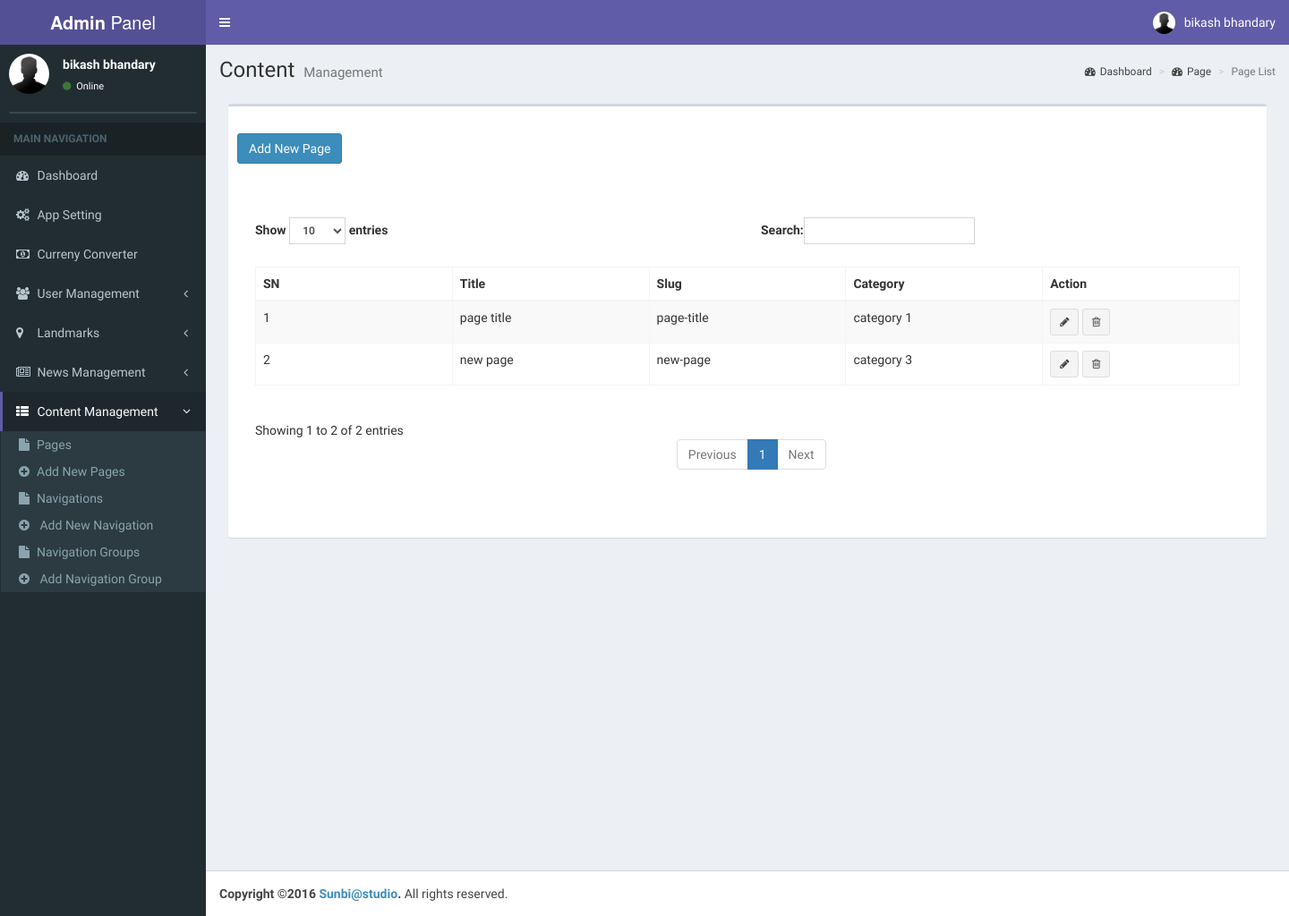
The page /admin/page (signed in) on the database as committed earlier.
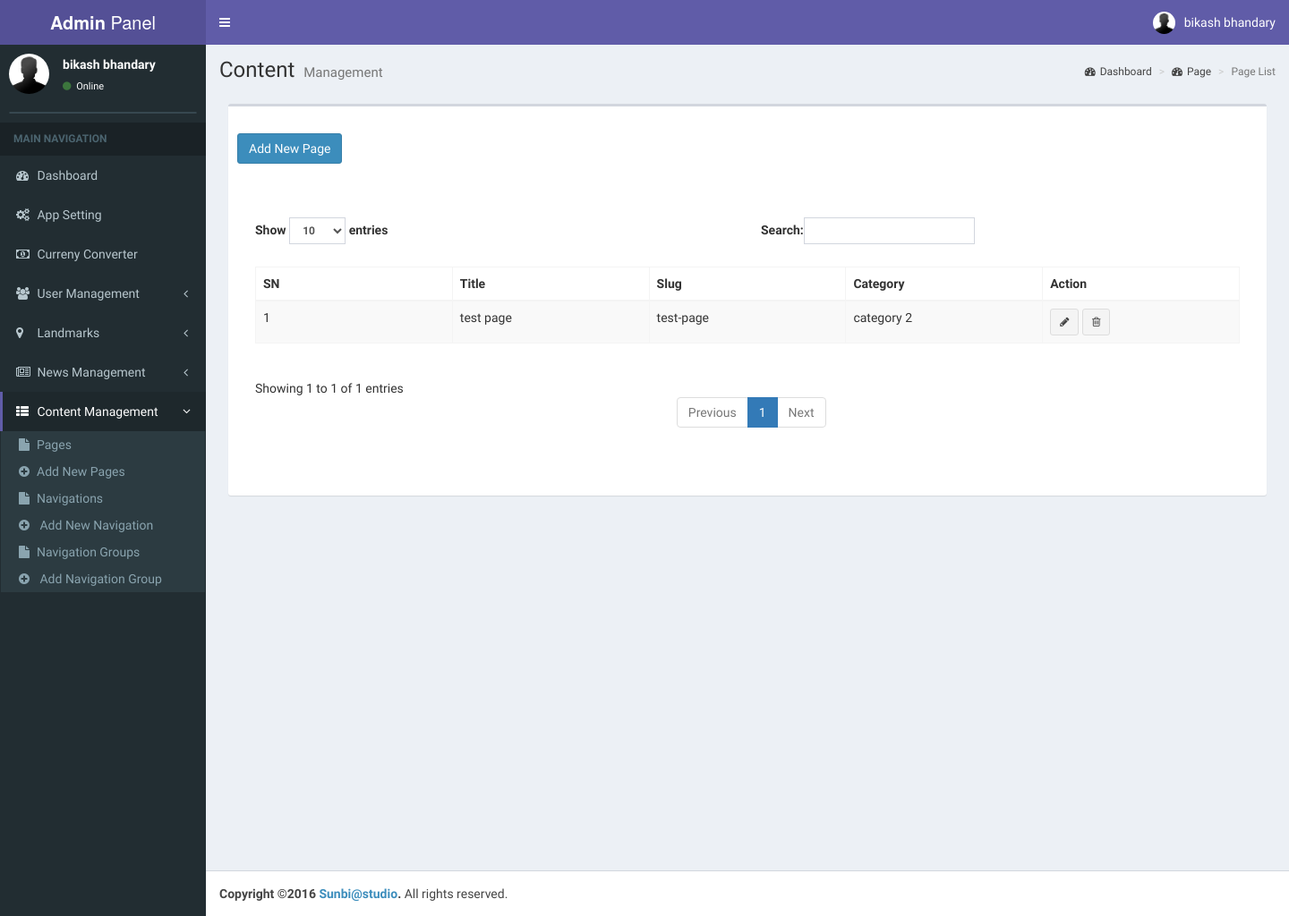
The same page on the database as committed later.
### tables this page shows
CREATE TABLE `default_pages` (
  `id` int(10) UNSIGNED NOT NULL,
  `nav_id` int(11) UNSIGNED NOT NULL,
  `title` varchar(100) NOT NULL,
  `slug` varchar(255) NOT NULL,
  `content` text NOT NULL,
  `image_link` varchar(255) NOT NULL,
  `status` enum('0','1') NOT NULL,
  `meta_title` varchar(100) NOT NULL,
  `meta_description` text NOT NULL,
  `meta_keywords` text NOT NULL,
  `created_at` timestamp NOT NULL DEFAULT CURRENT_TIMESTAMP,
  `updated_at` datetime NOT NULL,
  `created_by` int(11) NOT NULL
);

### application/libraries/Template.php (called while the page is built, shortened)
<?php
class Template {
    var $template_data = array();
    function set($name, $value)
    {
        $this->template_data[$name] = $value;
    }
    function load($template = '', $view = '', $view_data = array(), $return = FALSE)
     {
        $this->CI = & get_instance();
        $this->set('content', $this->CI->load->view($view, $view_data, TRUE));
        return $this->CI->load->view($template, $this->template_data, $return);
    }
}

### application/modules/admin/controllers/Page.php (called while the page is built, shortened)
<?php
class Page extends MX_Controller
{
    private $module='Page';
    private $nav = 'page';
   public function index()
	{
        $data['nav']=$this->nav;
		$data['title'] = 'Page List';
        $data['button'] = 'Add New Page';
        $data['button_action'] ='admin/page/create';
        $data['module'] = $this->module;
        $data['breadcrumb'] = array('Dashboard' => 'Dashboard', $data['module'] => 'Page', 'Page List' => '');
        $data['table_name'] = '<strong>Page</strong> List';
        $data['edit'] = base_url().'admin/page/edit/';
        $data['delete'] = base_url().'admin/page/delete/';
        $data['fields'] = array('SN', 'Title', 'Slug','Category','Action');
        $data['datas'] = $this->page_model->getAll();
        $this->template->load('template', 'view_list', $data);
	}
}

### index.php (called while the page is built, shortened)
<?php
require_once BASEPATH.'core/CodeIgniter.php';

### application/modules/admin/models/Page_model.php (called while the page is built, shortened)
<?php
class Page_model extends CI_Model
{
	public function getAll()
	{
		$query=$this->db->select('p.id,p.title,p.slug,pn.title as category_name')
		->from('pages as p')
		->join('page_navigation as pn','pn.id=p.nav_id','left')
		->get();
		if($query->num_rows()>0)
		{
			return $query->result();
		}
		else
		{
			return FALSE;
		}
	}
}

### application/modules/admin/views/view_list.php (the view, shortened to what this page needs)
<div class="content-wrapper">
  <section class="content-header">
    <h1>
      Content
      <small>Management</small>
    </h1>
    <ol class="breadcrumb">
    <?php foreach($breadcrumb as $key => $value):?>
      <?php if($value==''):   ?>
         <li class="active"><?= ucfirst($key) ?></li>
       <?php else:  ?>
      <li><a href="<?php echo base_url();?>admin/<?php echo $value; ?>"><i class="fa fa-dashboard"></i><?= $value ?></a></li>
    <?php endif; ?>
    <?php endforeach; ?>
    </ol>
  </section>
  <section class="content">
    <div class="row">
      <div class="col-xs-12">
        <div class="box">
          <div class="box-header">
          </div>
          <div class="box-body">
            <div><a href="<?= base_url().$button_action ?>" class="btn btn-primary"><?= $button; ?></a></div>
            <br/>
            <div id="example1_wrapper" class="dataTables_wrapper form-inline dt-bootstrap">
            <div class="row"></div><div class="row"><div class="col-sm-12">
            <table id="example1" class="table table-bordered table-striped dataTable" role="grid" aria-describedby="example1_info">
              <thead>
                <tr role="row">
                <?php foreach ($fields as $field)
                 {
                  echo '<th class="sorting_asc" tabindex="0" aria-controls="example1" rowspan="1" colspan="1" aria-sort="ascending" aria-label="Rendering engine: activate to sort column descending" style="width: 177px;">'.$field.'</th>';
                 }   ?>
                </tr>
              </thead>
              <tbody>
                <?php
                $i=1;
                if(!empty($datas)):
                  foreach($datas as $data):
                  echo '<tr role="row" class="odd">';
                  echo '<td class="sorting_1">'.$i++.'</td>';
                  foreach($data as $key=>$v):
                   if($key=='id'):
                     elseif($key=='image'):
                       echo '<td><img src="' . base_url('uploads/banners') . '/' . $v . '" width="100"></td>';
                     elseif($key=='photo'):
                      echo '<td><img src="' . base_url('uploads/staff_photo') . '/' . $v . '" width="100"></td>';
                      else:
                      echo '<td>' .html_entity_decode($v, ENT_QUOTES,'UTF-8'). '</td>';
                           endif;
                           endforeach;
                      echo '<td> <span class="tooltip-area">'
                            . '<a href="' . $edit . $data->id . '" class="btn btn-default btn-sm" title="" data-original-title="Edit"><i class="fa fa-pencil"></i></a>
                           <a href="' . $delete . $data->id . '" class="btn btn-default btn-sm" title="" data-original-title="Delete"  onclick="return confirm(\'Are you sure\')"><i class="fa fa-trash-o"></i></a>
                                      ';
                      echo '</tr>';
                    endforeach;
                   endif;
                ?>
              </tbody>
            </table>
            </div>
            </div>
            <div class="row"><div class="col-sm-7"><div class="dataTables_paginate paging_simple_numbers" id="example1_paginate"></div></div>
            </div>
            </div>
          </div>
        </div>
      </div>
    </div>
  </section>
</div>

Rows that differ between the two databases and show on the page:
removed default_pages: v "page title", v "page-title", v "category 1"
removed default_pages: v "new page", v "new-page", v "category 3"
added default_pages: v "test page", v "test-page", v "category 2"
Other text that changed with them:
text written by a page script: "Show entries Search: Showing 1 to 2 of 2 entries Previous 1 Next" → "Show entries Search: Showing 1 to 1 of 1 entries Previous 1 Next"
